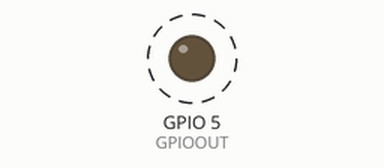
A program run on a simulated ESP32. Parts: output pins drawn as LEDs (lit = HIGH). Dashed ring = blinking. What the program prints to the serial monitor is not drawn.

Above: at 0.3 s.
Timing chart, 0 to 3.1 s (numbered marks = the images above):
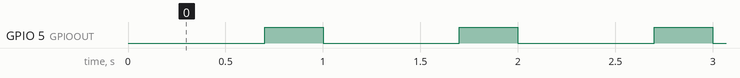

The program:

main.cpp
```cpp
#include <Arduino.h>
#include <Ticker.h>
#include "blist.h"

#define GPIOOUT 5

Ticker timer;
BList list;

void IRAM_ATTR onTimer();

void setup() {
    Serial.begin(9600);
    pinMode(GPIOOUT, OUTPUT);
      timer.attach_ms(10, onTimer);  // Call onTimer every 10 ms
    list.configureBlink(GPIOOUT, 300, 700);
    list.startBlink(GPIOOUT);
    list.print();
}

void IRAM_ATTR onTimer() {
  list.interruptCheck();  //update interrupt management list
}


void loop() {
    list.changeGpioState();
}
```

blist.cpp
```cpp
#include "blist.h"

BList::BList()
{
    head = nullptr;
    last = nullptr;
}

BNode *BList::addBNode(uint8_t gpio)
{
    BNode *newbnode = new BNode(gpio);
    if (head == nullptr)
    {
        head = newbnode;
        last = newbnode;
    }
    else
    {
        last->next = newbnode;
        last = newbnode;
    }
    return newbnode;
}

BNode *BList::searchBNode(uint8_t gpio)
{
    BNode *current = head;
    while (current != nullptr)
    {
        if (current->gpio == gpio)
        {
            return current;
        }
        current = current->next;
    }
    return nullptr;
}

BNode *BList::addBNodeIfNotExists(uint8_t gpio)
{
    BNode *pt = searchBNode(gpio);
    if (pt == nullptr)
    {
        pt = addBNode(gpio);
        if (pt == nullptr)
        {
            Serial.println("The method addNode has returned a nullptr!!!");
        }
        else
        {
            Serial.print("The method addNode has setted the gpio number ");
            Serial.println(pt->gpio);
        }
    }
    return pt;
}

bool BList::removeBNode(uint8_t gpio)
{
    BNode *current = head;
    BNode *prev = head;
    bool deleted = false;
    while (current != nullptr)
    {
        if (current->gpio == gpio)
        {
            prev->next = current->next;
            free(current);
            current = nullptr;
            deleted = true;
            break;
        }
        else
        {
            prev = current;
            current = current->next;
        }
    }
    return deleted;
}

void BList::configureBlink(uint8_t gpio, unsigned int ms_on, unsigned int ms_off)
{
    BNode *pt = addBNodeIfNotExists(gpio);
    pt->tact_on = ms_on / 10;
    pt->tact_off = ms_off / 10;
}

void BList::startBlink(uint8_t gpio)
{
    BNode *pt = addBNodeIfNotExists(gpio);
    pt->state = digitalRead(gpio);
    pt->tact_counter = pt->state ? pt->tact_on : pt->tact_off;
    pt->enabled = true;
}

void BList::stopBlink(uint8_t gpio, bool endstate)
{
    BNode *pt = addBNodeIfNotExists(gpio);
    pt->enabled = false;
    digitalWrite(gpio, endstate);
}

void BList::stopBlink(uint8_t gpio)
{
    BNode *pt = addBNodeIfNotExists(gpio);
    pt->enabled = false;
}

void BList::clearBlink(uint8_t gpio, bool endstate)
{
    digitalWrite(gpio, endstate);
    removeBNode(gpio);
}

void BList::clearBlink(uint8_t gpio)
{
    removeBNode(gpio);
}

void BList::print()
{
    BNode *current = head;
    while (current != nullptr)
    {
        // For embedded systems
        Serial.print("gpio: ");
        Serial.println(current->gpio);

        Serial.print("enabled: ");
        Serial.println(current->enabled);

        Serial.print("led state: ");
        Serial.println(current->state);

        Serial.print("tact_on: ");
        Serial.println(current->tact_on);

        Serial.print("tact_off: ");
        Serial.println(current->tact_on);

        Serial.print("tact_counter: ");
        Serial.println(current->tact_counter);

        current = current->next;
    }
}

void BList::interruptCheck()
{
    BNode *current = head;
    while (current != nullptr)
    {
        if (current->enabled && current->tact_counter)
        {
            current->tact_counter--;
        }
        current = current->next;
    }
}

void BList::changeGpioState()
{
    BNode *current = head;
    while (current != nullptr)
    {
        if (current->enabled && current->tact_counter == 0)
        {
            current->state = !current->state;
            digitalWrite(current->gpio, current->state);
            if (current->state)
            {
                current->tact_counter = current->tact_on;
            }
            else
            {
                current->tact_counter = current->tact_off;
            }
        }
        current = current->next;
    }
}

BList::~BList()
{
    BNode *current = head;
    while (current != nullptr)
    {
        BNode *temp = current;
        current = current->next;
        delete temp;
    }
}
```

blist.h
```cpp
#ifndef BLIST_H
#define BLIST_H

#include "bnode.h"
#include <iostream>
using namespace std;

class BList
{
private:
    BNode *head;
    BNode *last;

public:
    BList();
    void print(); // only for debug

    void configureBlink(uint8_t gpio, unsigned int ms_on, unsigned int ms_off);
    void startBlink(uint8_t gpio);
    void stopBlink(uint8_t gpio, bool endstate);
    void stopBlink(uint8_t gpio);
    void clearBlink(uint8_t gpio, bool endstate);
    void clearBlink(uint8_t gpio);
    void interruptCheck();
    void changeGpioState();

    ~BList();

private:
    BNode *searchBNode(uint8_t gpio);
    BNode *addBNode(uint8_t gpio);
    BNode *addBNodeIfNotExists(uint8_t gpio);
    bool removeBNode(uint8_t gpio);
};

#endif
```

bnode.cpp
```cpp
#include "bnode.h"

BNode::BNode(uint8_t gpio) {
    this->gpio = gpio;
    this->enabled = false;
    this->tact_on = 100;
    this->tact_off = 100;
    this->next = nullptr;
}
```

bnode.h
```cpp
#ifndef BNODE_H
#define BNODE_H
#include <Arduino.h>

class BNode
{
public:
    uint8_t gpio;
    bool enabled;
    bool state;
    unsigned int tact_on;
    unsigned int tact_off;
    unsigned int tact_counter;
    BNode *next;

    BNode(uint8_t gpio);
};

#endif
```

Measured:
- by itself, GPIO 5 (GPIOOUT): alternates HIGH for 0.30 s and LOW for 0.70 s
